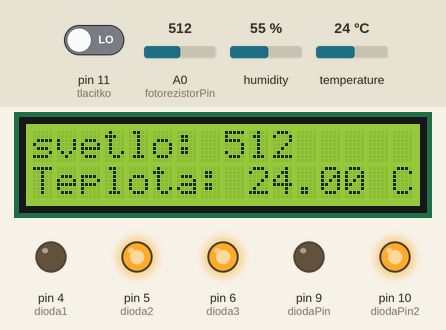
A sketch run on a simulated Arduino Uno, built with avr-gcc and run on an emulated ATmega328P. Shown: 16×2 character LCD, output pins drawn as LEDs (lit = HIGH). Dashed ring = blinking. The inputs (shaded band) are chosen by the test bench; at power-on: A0 (fotorezistorPin) = 512, pin 11 (tlacitko) LOW, temperature 24 °C, humidity 55 %. What the sketch prints to the serial monitor is not drawn.

Above: at 1.2 s.
1.3 s: A0 (fotorezistorPin) set to 21
At 2.0 s:
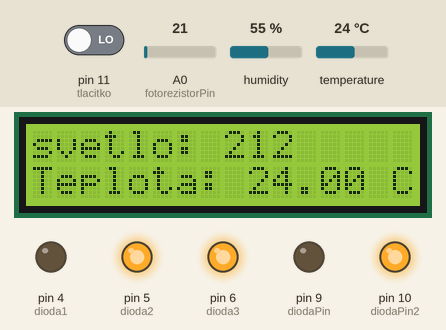
2.9 s: A0 (fotorezistorPin) set to 17
At 4.0 s:
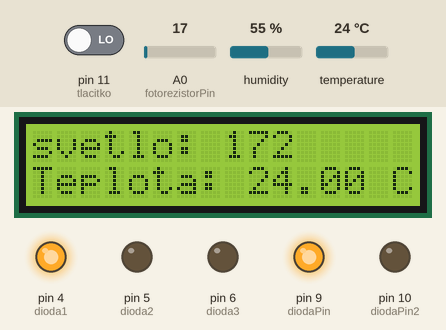
4.4 s: pin 11 (tlacitko) driven HIGH
At 5.17 s:
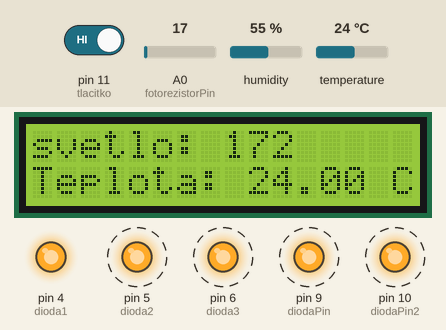
6.7 s: temperature set to 12 °C
At 8.98 s:
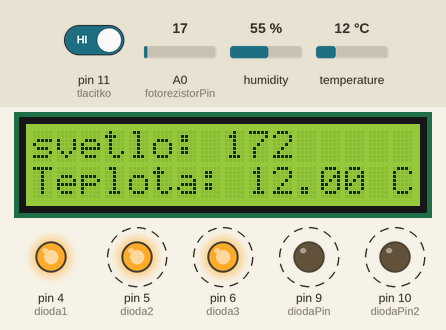
10.0 s: temperature set to 19 °C
At 10.91 s:
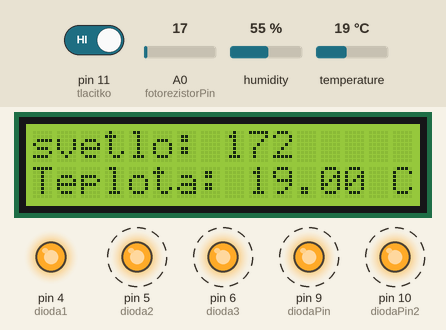
12.1 s: temperature set to 28 °C
At 12.99 s:
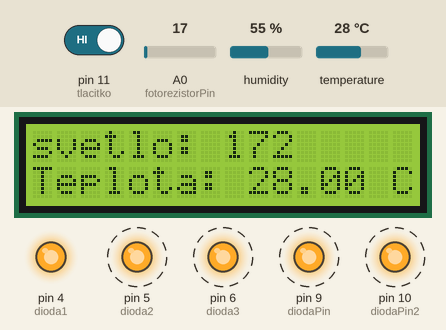
Timing chart, 0 to 15.2 s (numbered marks = the images above; inputs shaded):
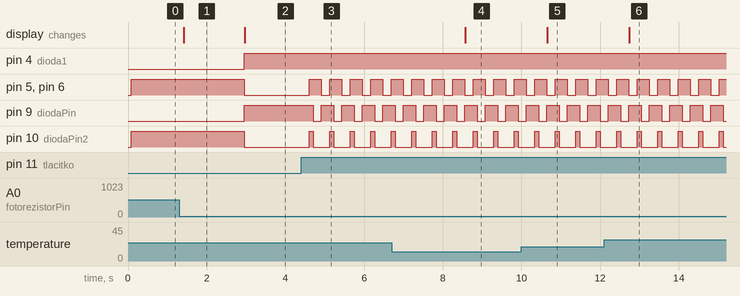

The sketch:

sketch_sep07a.ino
```cpp
#include <Wire.h>
#include <LiquidCrystal_I2C.h>
#include <DHT.h>

LiquidCrystal_I2C lcd(0x27, 16, 2);
int fotorezistorPin = A0;
int diodaPin = 9;
int diodaPin2 = 10;
int dioda1 = 4;
int dioda2 = 5;
int dioda3 = 6;
int tlacitko = 11;
int stav = 0;

#define DHTPIN 7          // Pin, ke kterému je připojen senzor teploty
#define DHTTYPE DHT22     // Typ senzoru (DHT11 nebo DHT22)
DHT dht(DHTPIN, DHTTYPE);   // Inicializace DHT senzoru

float hum;
float temp;

void Print_Display(int radek, int sloupec, bool clear, String text, bool back){
  lcd.setCursor(sloupec, radek);
  if (clear) {
    lcd.clear();
  }
  lcd.print(text);
}

void setup() {


  //Initialize serial port
  Serial.begin(9600);

  Serial.println("DHT22 sensor testing");

  //Initialize the DHT sensor
  dht.begin();


  lcd.init();
  lcd.backlight();
  lcd.setCursor(0, 0);
  lcd.print("svetlo:");

  pinMode(fotorezistorPin, INPUT);
  pinMode(diodaPin, OUTPUT);
  pinMode(diodaPin2, OUTPUT);
  pinMode(dioda1, OUTPUT);
  pinMode(dioda2, OUTPUT);
  pinMode(dioda3, OUTPUT);
  pinMode(tlacitko, INPUT);
  pinMode(DHTPIN, INPUT);

  dht.begin();
}

void loop() {

  int tlacitkoStisknuto = digitalRead(tlacitko);

  if (tlacitkoStisknuto == HIGH) {
    stav = 1 - stav;
    delay(100);
  }

    float converted = 0.00;

    //Read data and store it to variables hum and temp
    hum = dht.readHumidity();
    temp= dht.readTemperature();

    Serial.print("Celsius = ");
    Serial.print(temp);
    //Print degree symbol
    Serial.write(176);
    Serial.println("C");

  if (stav == 0) {
    int hodnotaFotorezistoru = analogRead(fotorezistorPin);

    lcd.setCursor(8, 0);
    lcd.print(hodnotaFotorezistoru);

    if (hodnotaFotorezistoru < 20) {
      digitalWrite(diodaPin, HIGH);
      digitalWrite(diodaPin2, LOW);
      digitalWrite(dioda1, HIGH);
      digitalWrite(dioda2, LOW);
      digitalWrite(dioda3, LOW);
    } else {
      digitalWrite(diodaPin, LOW);
      digitalWrite(diodaPin2, HIGH);
      digitalWrite(dioda1, LOW);
      digitalWrite(dioda2, HIGH);
      digitalWrite(dioda3, HIGH);
    }

    // Čtení teploty ze senzoru DHT
    float teplota = dht.readTemperature();

    // Zobrazte teplotu na LCD displeji
    lcd.setCursor(0, 1);
    lcd.print("Teplota: " + String(teplota) + " C");
  } else {
    digitalWrite(dioda1, HIGH);
    digitalWrite(dioda2, HIGH);
    digitalWrite(dioda3, HIGH);

    digitalWrite(diodaPin, HIGH);
    digitalWrite(diodaPin2, HIGH);
    delay(100);
    digitalWrite(diodaPin, LOW);
    digitalWrite(diodaPin2, LOW);
  }

  delay(100);
}
```

Measured:
- the behaviour switches between 20 and 19 on A0 (fotorezistorPin) (found by bisection; images 1 and 2)
- after the input at 1.3 s, the display: changes after 0.12 s (image 1)
- after the input at 2.9 s, pin 4 (dioda1), pin 9 (diodaPin): LOW → HIGH after 0.06 s; pin 5 (dioda2), pin 6 (dioda3), pin 10 (diodaPin2): HIGH → LOW after 0.06 s; the display: changes after 0.07 s (image 2)
- after the input at 4.4 s, pin 5 (dioda2), pin 6 (dioda3): alternates HIGH for 0.30 s and LOW for 0.22 s, starting after 0.21 s; pin 9 (diodaPin): alternates HIGH for 0.32 s and LOW for 0.20 s, starting after 0.31 s; pin 10 (diodaPin2): alternates HIGH for 0.10 s and LOW for 0.42 s, starting after 0.21 s
- after the input at 6.7 s, the display: changes after 1.9 s (image 4)
- after the input at 10.0 s, the display: changes after 0.66 s (image 5)
- after the input at 12.1 s, the display: changes after 0.65 s (image 6)
